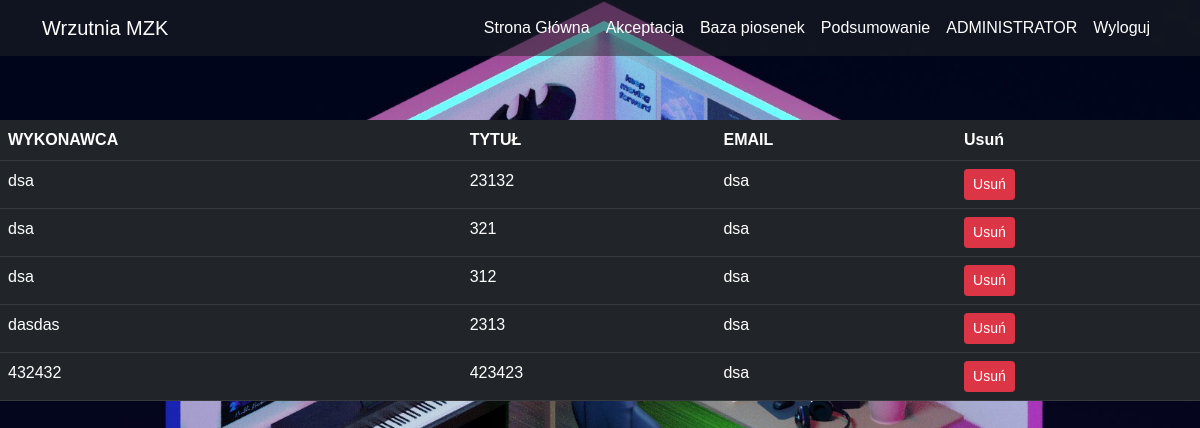
Page /wszystkie_piosenki.php on the committed database.
### tables this page shows
CREATE TABLE `dodane` (
  `id` int(11) NOT NULL,
  `wykonawca` varchar(255) NOT NULL,
  `tytul` varchar(255) NOT NULL,
  `email` varchar(255) NOT NULL
);

### wszystkie_piosenki.php (the view, shortened to what this page needs)
<?php
$db = mysqli_connect('localhost', 'root', '', 'konta_users');
?>
<!DOCTYPE html>
<html>
<head>
  <link rel="stylesheet" type="text/css" href="bootstrap/css/bootstrap.min.css">
</head>
<nav class="navbar navbar-expand-lg navbar-dark bg-dark bg-opacity-50 fixed-top" ">
  <div class="container">
    <a class="navbar-brand" href="admin.php"style="color: white;" >Wrzutnia MZK</a>
    <div class="collapse navbar-collapse" id="navbarResponsive">
      <ul class="navbar-nav ms-auto">
        <li class="nav-item active">
          <a class="nav-link naglowek" href="admin.php" style="color: white;">Strona Główna</a>
        </li>
        <li class="nav-item">
          <a class="nav-link" href="baza.php" style="color: white;">Akceptacja</a>
        </li>
         <li class="nav-item">
          <a class="nav-link" href="wszystkie_piosenki.php" style="color: white;">Baza piosenek</a>
        </li>
          <li class="nav-item">
          <a class="nav-link" href="podsumowanie.php" style="color: white;">Podsumowanie</a>
        </li>
        <li class="nav-item">
            <?php
            echo "<a class='nav-link' href='#'' style='color: white;''>ADMINISTRATOR</a>"
            ?>
        </li>
        <li><a class="nav-link" href="login.php" style="color: white;">Wyloguj</a></li>
      </ul>
    </div>
  </div>
</nav>
<body>
  <?php
    $request = "SELECT * FROM dodane";
    $result =  mysqli_query($db,$request);
    $num = mysqli_num_rows($result);
   if($num!=0) echo"<table class='table table-dark'><th>WYKONAWCA</th><th>TYTUŁ</th><th>EMAIL</th><th>Usuń</th>";
    if($num==0){echo "<p class= dodaaaj>Brak dodanych piosenek. <a href=baza.php class='link-danger'>Sprawdź skrzynkę akceptacji</a><p>";}
      else{
    while($row = mysqli_fetch_array($result)){
      $id = $row[0];
      echo"<tr><td>".$row[1]."</td><td>".$row[2]."</td><td>".$row[3]."</td><td>
      <form method='post'>
      <button class='btn btn-danger btn-sm' type='submit' name=Odrzuc id='Odrzuc' value='$id'>Usuń</button>
      </form>
      </td></tr>";
    }
    }
    echo "</table>";
  ?>
</body>
</html>

### wszystkie_piosenki.php (style rules this page uses)
html { height: 100%; }
body { background: url('img/background.jpg') no-repeat center center fixed; -webkit-background-size: cover; -moz-background-size: cover; background-size: cover; -o-background-size: cover; font-family: "Poppins", sans-serif; font-weight: 300; }
table { margin-top: 120px; }

### rows in the picture
dodane: wykonawca "dsa", tytul "23132", email "dsa", $id 102 (drawn)
dodane: wykonawca "dsa", tytul "321", email "dsa", $id 103 (drawn)
dodane: wykonawca "dsa", tytul "312", email "dsa", $id 104 (drawn)
dodane: wykonawca "dasdas", tytul "2313", email "dsa", $id 105 (drawn)
dodane: wykonawca "432432", tytul "423423", email "dsa", $id 106 (drawn)
